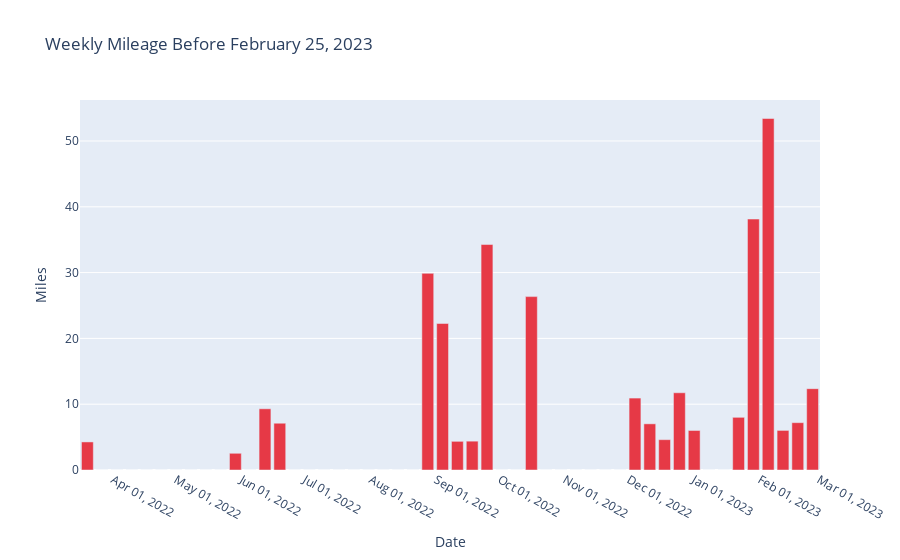

Write notebook code for a chart like this one.
### Code cell
import pandas as pd
import plotly.express as px

# Load your workout data file
file_path = '/Users/ngirmay/Documents/GitHub/ironman_retrospective/IronMan_2023/apple_health/health_data_exported/HKWorkoutActivityTypeRunning_2024-04-99_18-31-37_SimpleHealthExportCSV.csv'
df = pd.read_csv(file_path, sep=',', skiprows=1)

# Convert startDate and endDate to datetime format
df['startDate'] = pd.to_datetime(df['startDate'])
df['endDate'] = pd.to_datetime(df['endDate'])

# Strip the ' m' suffix from the totalDistance column and convert it to numeric
df['totalDistance'] = pd.to_numeric(df['totalDistance'].str.replace(' m', ''), errors='coerce')

# Convert meters to miles
df['DistanceInMiles'] = df['totalDistance'] / 1609.34

# Filter the data to only include workouts before Feb 25, 2023
cutoff_date = pd.to_datetime("2023-02-25").tz_localize('UTC')
df_filtered = df[df['startDate'] < cutoff_date]

# Re-aggregate weekly mileage
weekly_mileage_bar = df_filtered.resample('W', on='startDate')['DistanceInMiles'].sum().reset_index()

# Create a bar plot for the weekly mileage with the specified color
fig = px.bar(weekly_mileage_bar, x='startDate', y='DistanceInMiles',
             title='Weekly Mileage Before February 25, 2023',
             labels={'DistanceInMiles': 'Miles', 'startDate': 'Date'},
             color_discrete_sequence=['#e63946'])

# Update the x-axis to show weekly dates more insightfully
fig.update_layout(
    xaxis=dict(
        tickmode='linear',
        dtick='M1',  # Set the tick step to 1 month for better insights
        tickformat="%b %d, %Y"  # Format the ticks to show as Month Day, Year
    )
)

# Show the updated bar plot
fig.show()


# --- Summary Statistics Calculation ---
# Total number of runs
total_runs = df_filtered.shape[0]

# Total distance run (in miles)
total_distance_run = df_filtered['DistanceInMiles'].sum()

# Calculate improvements (if any start and end periods are available, similar to your request)
first_30_days = df_filtered[df_filtered['startDate'] < cutoff_date - pd.DateOffset(days=60)]
last_30_days = df_filtered[df_filtered['startDate'] >= cutoff_date - pd.DateOffset(days=30)]

# Average distance per run improvement
if not first_30_days.empty and not last_30_days.empty:
    avg_dist_first_30 = first_30_days['DistanceInMiles'].mean()
    avg_dist_last_30 = last_30_days['DistanceInMiles'].mean()
    distance_improvement = ((avg_dist_last_30 - avg_dist_first_30) / avg_dist_first_30) * 100
else:
    distance_improvement = "N/A"

# Print summary statistics
print(f"Total number of runs: {total_runs}")
print(f"Total distance run: {total_distance_run:.2f} miles")
print(f"\nImprovements (comparing first and last 30 days):")
print(f"Average distance per run improvement: {distance_improvement:.2f}%")

### Figure 1 — Plotly figure (JSON) as saved in the notebook; plotly's stock layout.template omitted (floating-point values rounded to 4 significant figures)
{"data": [{"alignmentgroup": "True", "hovertemplate": "Date=%{x}<br>Miles=%{y}<extra></extra>", "legendgroup": "", "marker": {"color": "#e63946", "pattern": {"shape": ""}}, "name": "", "offsetgroup": "", "orientation": "v", "showlegend": false, "textposition": "auto", "type": "bar", "x": ["2022-03-20T00:00:00+00:00", "2022-03-27T00:00:00+00:00", "2022-04-03T00:00:00+00:00", "2022-04-10T00:00:00+00:00", "2022-04-17T00:00:00+00:00", "2022-04-24T00:00:00+00:00", "2022-05-01T00:00:00+00:00", "2022-05-08T00:00:00+00:00", "2022-05-15T00:00:00+00:00", "2022-05-22T00:00:00+00:00", "2022-05-29T00:00:00+00:00", "2022-06-05T00:00:00+00:00", "2022-06-12T00:00:00+00:00", "2022-06-19T00:00:00+00:00", "2022-06-26T00:00:00+00:00", "2022-07-03T00:00:00+00:00", "2022-07-10T00:00:00+00:00", "2022-07-17T00:00:00+00:00", "2022-07-24T00:00:00+00:00", "2022-07-31T00:00:00+00:00", "2022-08-07T00:00:00+00:00", "2022-08-14T00:00:00+00:00", "2022-08-21T00:00:00+00:00", "2022-08-28T00:00:00+00:00", "2022-09-04T00:00:00+00:00", "2022-09-11T00:00:00+00:00", "2022-09-18T00:00:00+00:00", "2022-09-25T00:00:00+00:00", "2022-10-02T00:00:00+00:00", "2022-10-09T00:00:00+00:00", "2022-10-16T00:00:00+00:00", "2022-10-23T00:00:00+00:00", "2022-10-30T00:00:00+00:00", "2022-11-06T00:00:00+00:00", "2022-11-13T00:00:00+00:00", "2022-11-20T00:00:00+00:00", "2022-11-27T00:00:00+00:00", "2022-12-04T00:00:00+00:00", "2022-12-11T00:00:00+00:00", "2022-12-18T00:00:00+00:00", "2022-12-25T00:00:00+00:00", "2023-01-01T00:00:00+00:00", "2023-01-08T00:00:00+00:00", "2023-01-15T00:00:00+00:00", "2023-01-22T00:00:00+00:00", "2023-01-29T00:00:00+00:00", "2023-02-05T00:00:00+00:00", "2023-02-12T00:00:00+00:00", "2023-02-19T00:00:00+00:00", "2023-02-26T00:00:00+00:00"], "xaxis": "x", "y": [4.265, 0, 0, 0, 0, 0, 0, 0, 0, 0, 2.54, 0, 9.302, 7.107, 0, 0, 0, 0, 0, 0, 0, 0, 0, 29.89, 22.27, 4.356, 4.383, 34.26, 0, 0, 26.35, 0, 0, 0, 0, 0, 0, 10.93, 7.018, 4.61, 11.74, 6.005, 0, 0, 8.006, 38.14, 53.42, 6.017, 7.192, 12.36], "yaxis": "y"}], "layout": {"barmode": "relative", "legend": {"tracegroupgap": 0}, "title": {"text": "Weekly Mileage Before February 25, 2023"}, "xaxis": {"anchor": "y", "domain": [0, 1], "dtick": "M1", "tickformat": "%b %d, %Y", "tickmode": "linear", "title": {"text": "Date"}}, "yaxis": {"anchor": "x", "domain": [0, 1], "title": {"text": "Miles"}}}}
